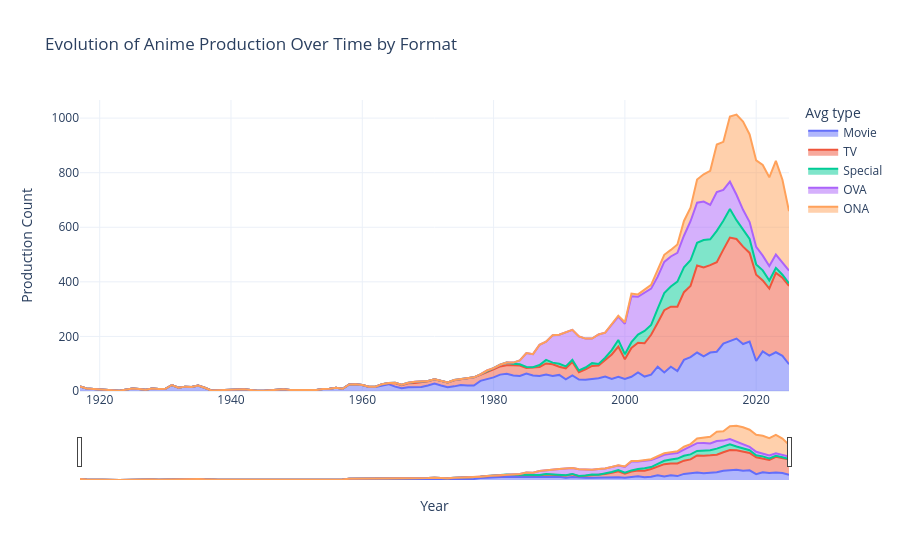

Source (notebook cell):
### Markdown cell above
## 4. Visualisation (Stacked Area Chart)

### Code cell
fig = px.area(
    df_counts,
    x="year",
    y="count",
    color="type", # Questo crea la divisione per colori
    title="Evolution of Anime Production Over Time by Format",
    labels={"year": "Year", "count": "Number of released titles", "type": "Type"},
    template="plotly_white"
)

# Miglioriamo l'interattività
fig.update_layout(
    xaxis=dict(title="Year", rangeslider=dict(visible=True)),
    yaxis=dict(title="Production Count"),
    legend_title="Avg type"
)

# Salva o mostra
fig.write_html("../../graphs/production_evolution.html")
fig.show()

### Figure 1 — Plotly figure (JSON) as saved in the notebook; plotly's stock layout.template omitted (floating-point values rounded to 4 significant figures)
{"data": [{"fillpattern": {"shape": ""}, "hovertemplate": "Type=Movie<br>Year=%{x}<br>Number of released titles=%{y}<extra></extra>", "legendgroup": "Movie", "line": {"color": "#636efa"}, "marker": {"symbol": "circle"}, "mode": "lines", "name": "Movie", "orientation": "v", "showlegend": true, "stackgroup": "1", "x": [1917, 1918, 1923, 1924, 1925, 1926, 1927, 1928, 1929, 1930, 1931, 1932, 1933, 1934, 1935, 1936, 1937, 1938, 1939, 1940, 1941, 1942, 1943, 1944, 1945, 1946, 1947, 1948, 1949, 1950, 1951, 1952, 1953, 1954, 1955, 1956, 1957, 1958, 1959, 1960, 1961, 1962, 1963, 1964, 1965, 1966, 1967, 1968, 1969, 1970, 1971, 1972, 1973, 1974, 1975, 1976, 1977, 1978, 1979, 1980, 1981, 1982, 1983, 1984, 1985, 1986, 1987, 1988, 1989, 1990, 1991, 1992, 1993, 1994, 1995, 1996, 1997, 1998, 1999, 2000, 2001, 2002, 2003, 2004, 2005, 2006, 2007, 2008, 2009, 2010, 2011, 2012, 2013, 2014, 2015, 2016, 2017, 2018, 2019, 2020, 2021, 2022, 2023, 2024, 2025], "xaxis": "x", "y": [17, 9, 1, 5, 9, 7, 5, 9, 7, 8, 22, 12, 16, 15, 20, 12, 2, 3, 4, 4, 5, 6, 4, 1, 1, 3, 4, 6, 4, 4, 3, 4, 4, 7, 8, 12, 8, 24, 25, 22, 15, 15, 19, 25, 16, 10, 14, 15, 15, 20, 27, 20, 14, 17, 22, 20, 20, 37, 43, 50, 60, 63, 57, 55, 64, 57, 55, 60, 55, 59, 43, 57, 42, 41, 44, 47, 53, 44, 52, 44, 52, 68, 53, 60, 89, 68, 89, 73, 114, 124, 141, 127, 141, 144, 174, 184, 192, 172, 181, 110, 145, 130, 142, 129, 98], "yaxis": "y", "type": "scatter"}, {"fillpattern": {"shape": ""}, "hovertemplate": "Type=TV<br>Year=%{x}<br>Number of released titles=%{y}<extra></extra>", "legendgroup": "TV", "line": {"color": "#EF553B"}, "marker": {"symbol": "circle"}, "mode": "lines", "name": "TV", "orientation": "v", "showlegend": true, "stackgroup": "1", "x": [1961, 1962, 1963, 1964, 1965, 1966, 1967, 1968, 1969, 1970, 1971, 1972, 1973, 1974, 1975, 1976, 1977, 1978, 1979, 1980, 1981, 1982, 1983, 1984, 1985, 1986, 1987, 1988, 1989, 1990, 1991, 1992, 1993, 1994, 1995, 1996, 1997, 1998, 1999, 2000, 2001, 2002, 2003, 2004, 2005, 2006, 2007, 2008, 2009, 2010, 2011, 2012, 2013, 2014, 2015, 2016, 2017, 2018, 2019, 2020, 2021, 2022, 2023, 2024, 2025], "xaxis": "x", "y": [1, 1, 6, 3, 13, 11, 14, 14, 17, 16, 16, 16, 17, 22, 21, 26, 30, 22, 25, 29, 30, 31, 37, 38, 20, 28, 33, 41, 43, 30, 40, 49, 27, 38, 48, 46, 60, 90, 111, 72, 106, 109, 122, 146, 161, 228, 220, 236, 248, 261, 319, 326, 320, 328, 344, 378, 365, 357, 325, 316, 260, 245, 291, 286, 287], "yaxis": "y", "type": "scatter"}, {"fillpattern": {"shape": ""}, "hovertemplate": "Type=Special<br>Year=%{x}<br>Number of released titles=%{y}<extra></extra>", "legendgroup": "Special", "line": {"color": "#00cc96"}, "marker": {"symbol": "circle"}, "mode": "lines", "name": "Special", "orientation": "v", "showlegend": true, "stackgroup": "1", "x": [1964, 1965, 1966, 1967, 1968, 1969, 1970, 1972, 1974, 1978, 1979, 1980, 1981, 1982, 1983, 1984, 1985, 1986, 1987, 1988, 1989, 1990, 1991, 1992, 1993, 1994, 1995, 1996, 1997, 1998, 1999, 2000, 2001, 2002, 2003, 2004, 2005, 2006, 2007, 2008, 2009, 2010, 2011, 2012, 2013, 2014, 2015, 2016, 2017, 2018, 2019, 2020, 2021, 2022, 2023, 2024, 2025], "xaxis": "x", "y": [1, 1, 2, 2, 4, 3, 1, 1, 1, 2, 6, 5, 6, 10, 6, 5, 4, 2, 7, 13, 6, 11, 7, 8, 6, 7, 10, 6, 9, 16, 24, 19, 21, 30, 45, 36, 52, 63, 74, 92, 91, 94, 83, 100, 95, 115, 106, 105, 69, 62, 51, 38, 37, 30, 18, 11, 9], "yaxis": "y", "type": "scatter"}, {"fillpattern": {"shape": ""}, "hovertemplate": "Type=OVA<br>Year=%{x}<br>Number of released titles=%{y}<extra></extra>", "legendgroup": "OVA", "line": {"color": "#ab63fa"}, "marker": {"symbol": "circle"}, "mode": "lines", "name": "OVA", "orientation": "v", "showlegend": true, "stackgroup": "1", "x": [1968, 1979, 1983, 1984, 1985, 1986, 1987, 1988, 1989, 1990, 1991, 1992, 1993, 1994, 1995, 1996, 1997, 1998, 1999, 2000, 2001, 2002, 2003, 2004, 2005, 2006, 2007, 2008, 2009, 2010, 2011, 2012, 2013, 2014, 2015, 2016, 2017, 2018, 2019, 2020, 2021, 2022, 2023, 2024, 2025], "xaxis": "x", "y": [1, 1, 4, 14, 51, 48, 74, 67, 100, 106, 124, 110, 125, 106, 90, 108, 92, 93, 86, 111, 168, 138, 141, 133, 117, 114, 110, 105, 116, 143, 147, 141, 126, 142, 113, 100, 93, 73, 62, 64, 54, 53, 49, 46, 47], "yaxis": "y", "type": "scatter"}, {"fillpattern": {"shape": ""}, "hovertemplate": "Type=ONA<br>Year=%{x}<br>Number of released titles=%{y}<extra></extra>", "legendgroup": "ONA", "line": {"color": "#FFA15A"}, "marker": {"symbol": "circle"}, "mode": "lines", "name": "ONA", "orientation": "v", "showlegend": true, "stackgroup": "1", "x": [1998, 1999, 2000, 2001, 2002, 2003, 2004, 2005, 2006, 2007, 2008, 2009, 2010, 2011, 2012, 2013, 2014, 2015, 2016, 2017, 2018, 2019, 2020, 2021, 2022, 2023, 2024, 2025], "xaxis": "x", "y": [1, 3, 6, 10, 9, 12, 14, 25, 26, 24, 31, 54, 50, 85, 100, 125, 174, 176, 239, 294, 323, 321, 317, 332, 325, 343, 302, 218], "yaxis": "y", "type": "scatter"}], "layout": {"xaxis": {"anchor": "y", "domain": [0.0, 1.0], "title": {"text": "Year"}, "rangeslider": {"visible": true}}, "yaxis": {"anchor": "x", "domain": [0.0, 1.0], "title": {"text": "Production Count"}}, "legend": {"title": {"text": "Avg type"}, "tracegroupgap": 0}, "title": {"text": "Evolution of Anime Production Over Time by Format"}}}
